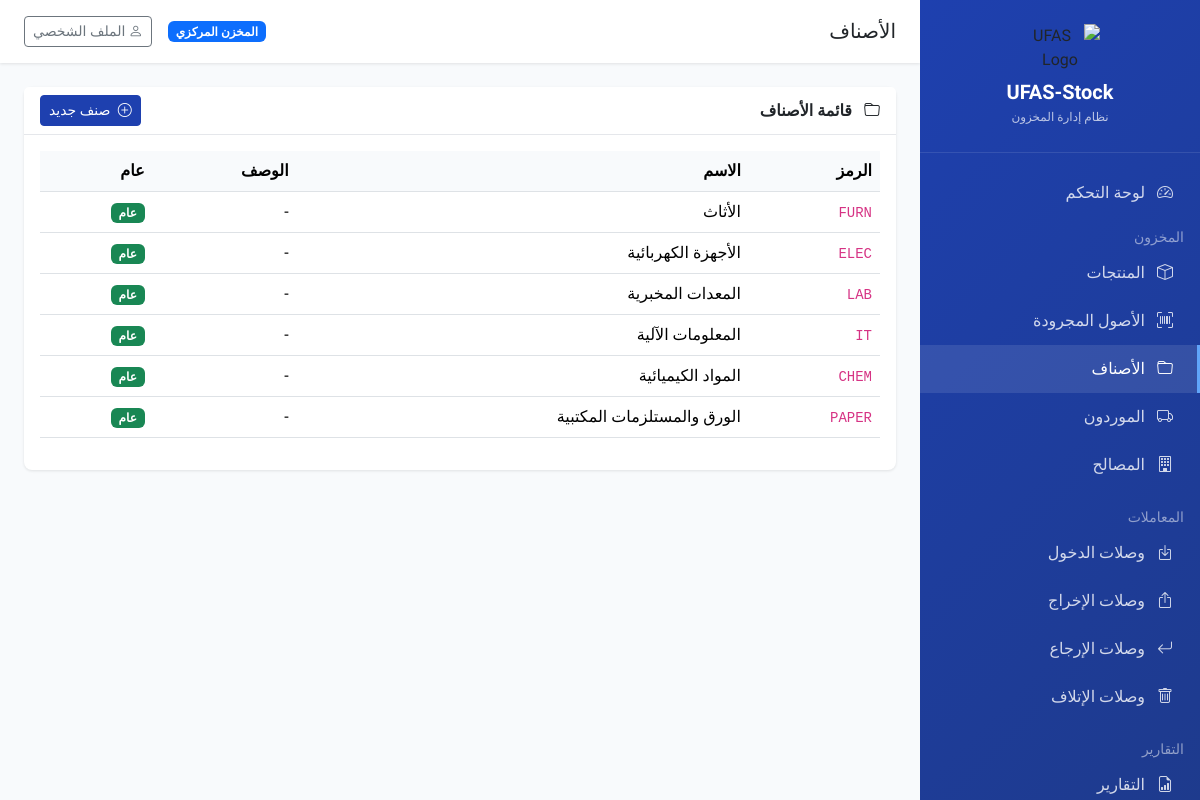
Screenshot of /inventory/categories/ (signed in) with the database file from the repository.
### core/models.py (models this page shows, shortened)
class Tenant(models.Model):
    TENANT_TYPES = [
        ('central', 'المخزن المركزي'),
        ('faculty', 'كلية'),
        ('institute', 'معهد'),
        ('department', 'قسم'),
    ]
    name = models.CharField('اسم الوحدة', max_length=200)
    code = models.CharField('رمز الوحدة', max_length=50, unique=True)
    tenant_type = models.CharField('نوع الوحدة', max_length=20, choices=TENANT_TYPES, default='faculty')
    address = models.TextField('العنوان', blank=True)
    phone = models.CharField('الهاتف', max_length=20, blank=True)
    email = models.EmailField('البريد الإلكتروني', blank=True)
    is_active = models.BooleanField('نشط', default=True)
    created_at = models.DateTimeField('تاريخ الإنشاء', auto_now_add=True)
    updated_at = models.DateTimeField('تاريخ التحديث', auto_now=True)
    class Meta:
        verbose_name = 'وحدة/مستأجر'
        verbose_name_plural = 'الوحدات/المستأجرين'
        ordering = ['name']

### inventory/models.py (models this page shows, shortened)
class Category(models.Model):
    name = models.CharField('اسم الصنف', max_length=200)
    code = models.CharField('رمز الصنف', max_length=50)
    description = models.TextField('الوصف', blank=True)
    parent = models.ForeignKey(
        'self',
        on_delete=models.CASCADE,
        null=True,
        blank=True,
        related_name='children',
        verbose_name='الصنف الأب'
    )
    tenant = models.ForeignKey(
        'core.Tenant',
        on_delete=models.CASCADE,
        related_name='categories',
        verbose_name='الوحدة',
        null=True,
        blank=True
    )
    is_global = models.BooleanField('صنف عام', default=False, help_text='متاح لجميع الوحدات')
    created_at = models.DateTimeField('تاريخ الإنشاء', auto_now_add=True)
    class Meta:
        verbose_name = 'صنف'
        verbose_name_plural = 'الأصناف'
        ordering = ['name']
        unique_together = ['code', 'tenant']

### inventory/views.py (the view)
# urls.py: path('categories/', views.category_list, name='category_list'),
@login_required
def category_list(request):
    categories = get_tenant_queryset(request, Category).filter(parent__isnull=True)
    return render(request, 'inventory/category_list.html', {'categories': categories})

### core/context_processors.py (called while the page is built)
def tenant_context(request):
    tenant = None
    if request.user.is_authenticated:
        tenant = getattr(request.user, 'tenant', None)
    return {
        'current_tenant': tenant,
        'is_super_admin': getattr(request.user, 'is_super_admin', False) if request.user.is_authenticated else False,
    }

### core/models.py (called while the page is built)
    @property
    def is_super_admin(self):
        return self.role == 'super_admin'

### inventory/views.py (called while the page is built)
def get_tenant_queryset(request, model):
    if request.user.is_super_admin:
        return model.objects.all()
    return model.objects.filter(tenant=request.user.tenant)

### templates/inventory/category_list.html (shortened to what this page needs)
{% extends 'base.html' %}
{% block page_title %}الأصناف{% endblock %}
{% block content %}
<div class="card">
    <div class="card-header d-flex justify-content-between align-items-center">
        <span><i class="bi bi-folder me-2"></i> قائمة الأصناف</span>
        <a href="{% url 'category_create' %}" class="btn btn-primary btn-sm">
            <i class="bi bi-plus-circle me-1"></i> صنف جديد
        </a>
    </div>
    <div class="card-body">
        <div class="table-responsive">
            <table class="table table-hover">
                <thead>
                    <tr>
                        <th>الرمز</th>
                        <th>الاسم</th>
                        <th>الوصف</th>
                        <th>عام</th>
                    </tr>
                </thead>
                <tbody>
                    {% for category in categories %}
                    <tr>
                        <td><code>{{ category.code }}</code></td>
                        <td>{{ category.name }}</td>
                        <td>{{ category.description|truncatewords:10|default:"-" }}</td>
                        <td>
                            {% if category.is_global %}
                            <span class="badge bg-success">عام</span>
                            {% else %}
                            <span class="badge bg-secondary">خاص</span>
                            {% endif %}
                        </td>
                    </tr>
                    {% empty %}
                    <tr>
                        <td colspan="4" class="text-center text-muted py-4">لا توجد أصناف</td>
                    </tr>
                    {% endfor %}
                </tbody>
            </table>
        </div>
    </div>
</div>
{% endblock %}

### templates/base.html (shortened to what this page needs)
{% load static %}
<!DOCTYPE html>
<html lang="ar" dir="rtl">
<head>
    <link href="https://cdn.jsdelivr.net/npm/bootstrap@5.3.3/dist/css/bootstrap.rtl.min.css" rel="stylesheet">
    <link href="https://cdn.jsdelivr.net/npm/bootstrap-icons@1.11.3/font/bootstrap-icons.min.css" rel="stylesheet">
</head>
<body>
    {% if user.is_authenticated %}
    <nav class="sidebar">
        <div class="logo">
            <img src="{% static 'img/logo-ufas.png' %}" alt="UFAS Logo" style="max-width: 80px; margin-bottom: 0.5rem;">
            <h5>UFAS-Stock</h5>
            <small>نظام إدارة المخزون</small>
        </div>
        <ul class="nav flex-column mt-3">
            <li class="nav-item">
                <a class="nav-link {% if request.resolver_match.url_name == 'dashboard' %}active{% endif %}" href="{% url 'dashboard' %}">
                    <i class="bi bi-speedometer2"></i> لوحة التحكم
                </a>
            </li>
            <li class="nav-item mt-2">
                <small class="text-white-50 px-3">المخزون</small>
            </li>
            <li class="nav-item">
                <a class="nav-link {% if 'product' in request.resolver_match.url_name %}active{% endif %}" href="{% url 'product_list' %}">
                    <i class="bi bi-box"></i> المنتجات
                </a>
            </li>
            <li class="nav-item">
                <a class="nav-link {% if 'item' in request.resolver_match.url_name %}active{% endif %}" href="{% url 'item_list' %}">
                    <i class="bi bi-upc-scan"></i> الأصول المجرودة
                </a>
            </li>
            <li class="nav-item">
                <a class="nav-link {% if 'category' in request.resolver_match.url_name %}active{% endif %}" href="{% url 'category_list' %}">
                    <i class="bi bi-folder"></i> الأصناف
                </a>
            </li>
            <li class="nav-item">
                <a class="nav-link {% if 'supplier' in request.resolver_match.url_name %}active{% endif %}" href="{% url 'supplier_list' %}">
                    <i class="bi bi-truck"></i> الموردون
                </a>
            </li>
            <li class="nav-item">
                <a class="nav-link {% if 'department' in request.resolver_match.url_name %}active{% endif %}" href="{% url 'department_list' %}">
                    <i class="bi bi-building"></i> المصالح
                </a>
            </li>
            <li class="nav-item mt-3">
                <small class="text-white-50 px-3">المعاملات</small>
            </li>
            <li class="nav-item">
                <a class="nav-link {% if 'entry_voucher' in request.resolver_match.url_name %}active{% endif %}" href="{% url 'entry_voucher_list' %}">
                    <i class="bi bi-box-arrow-in-down"></i> وصلات الدخول
                </a>
            </li>
            <li class="nav-item">
                <a class="nav-link {% if 'exit_voucher' in request.resolver_match.url_name %}active{% endif %}" href="{% url 'exit_voucher_list' %}">
                    <i class="bi bi-box-arrow-up"></i> وصلات الإخراج
                </a>
            </li>
            <li class="nav-item">
                <a class="nav-link {% if 'return_voucher' in request.resolver_match.url_name %}active{% endif %}" href="{% url 'return_voucher_list' %}">
                    <i class="bi bi-arrow-return-left"></i> وصلات الإرجاع
                </a>
            </li>
            <li class="nav-item">
                <a class="nav-link {% if 'disposal_voucher' in request.resolver_match.url_name %}active{% endif %}" href="{% url 'disposal_voucher_list' %}">
                    <i class="bi bi-trash"></i> وصلات الإتلاف
                </a>
            </li>
            <li class="nav-item mt-3">
                <small class="text-white-50 px-3">التقارير</small>
            </li>
            <li class="nav-item">
                <a class="nav-link {% if 'report' in request.resolver_match.url_name %}active{% endif %}" href="{% url 'reports_index' %}">
                    <i class="bi bi-file-earmark-bar-graph"></i> التقارير
                </a>
            </li>
        </ul>
    </nav>
    <main class="main-content">
        <div class="topbar">
            <div>
                <h5 class="mb-0 d-inline">{% block page_title %}{% endblock %}</h5>
            </div>
            <div class="d-flex align-items-center gap-3">
                {% if current_tenant %}
                <span class="badge bg-primary">{{ current_tenant.name }}</span>
                {% endif %}
                <a href="{% url 'profile' %}" class="btn btn-outline-secondary btn-sm">
                    <i class="bi bi-person"></i> الملف الشخصي
                </a>
            </div>
        </div>
        {% block content %}{% endblock %}
    </main>
    {% else %}
    {% block auth_content %}{% endblock %}
    {% endif %}
</body>
</html>

### templates/base.html (style rules this page uses)
:root { --primary-color: #1e40af; --secondary-color: #3b82f6; --sidebar-width: 280px; }
body { font-family: 'Tajawal', sans-serif; background-color: #f8fafc; }
.sidebar { width: var(--sidebar-width); min-height: 100vh; background: linear-gradient(135deg, var(--primary-color) 0%, #1e3a8a 100%); position: fixed; right: 0; top: 0; z-index: 1000; transition: all 0.3s; }
.sidebar .logo { padding: 1.5rem; text-align: center; border-bottom: 1px solid rgba(255,255,255,0.1); }
.sidebar .logo h5 { color: white; margin: 0; font-weight: 700; }
.sidebar .logo small { color: rgba(255,255,255,0.7); font-size: 0.75rem; }
.sidebar .nav-link { color: rgba(255,255,255,0.8); padding: 0.75rem 1.5rem; transition: all 0.2s; border-right: 3px solid transparent; }
.sidebar .nav-link:hover, .sidebar .nav-link.active { color: white; background: rgba(255,255,255,0.1); border-right-color: #60a5fa; }
.sidebar .nav-link i { width: 24px; margin-left: 0.5rem; }
.main-content { margin-right: var(--sidebar-width); padding: 1.5rem; min-height: 100vh; }
.topbar { background: white; padding: 1rem 1.5rem; margin: -1.5rem -1.5rem 1.5rem; box-shadow: 0 1px 3px rgba(0,0,0,0.1); display: flex; justify-content: space-between; align-items: center; }
.card { border: none; box-shadow: 0 1px 3px rgba(0,0,0,0.1); border-radius: 0.5rem; }
.card-header { background: white; border-bottom: 1px solid #e5e7eb; font-weight: 600; }
.btn-primary { background: var(--primary-color); border-color: var(--primary-color); }
.table th { font-weight: 600; background: #f8fafc; }

### rows the page displays
Tenant: name "المخزن المركزي"
Category: code "FURN", name "الأثاث", description "-", is_global "عام"
Category: code "ELEC", name "الأجهزة الكهربائية", description "-", is_global "عام"
Category: code "LAB", name "المعدات المخبرية", description "-", is_global "عام"
Category: code "IT", name "المعلومات الآلية", description "-", is_global "عام"
Category: code "CHEM", name "المواد الكيميائية", description "-", is_global "عام"
Category: code "PAPER", name "الورق والمستلزمات المكتبية", description "-", is_global "عام"
